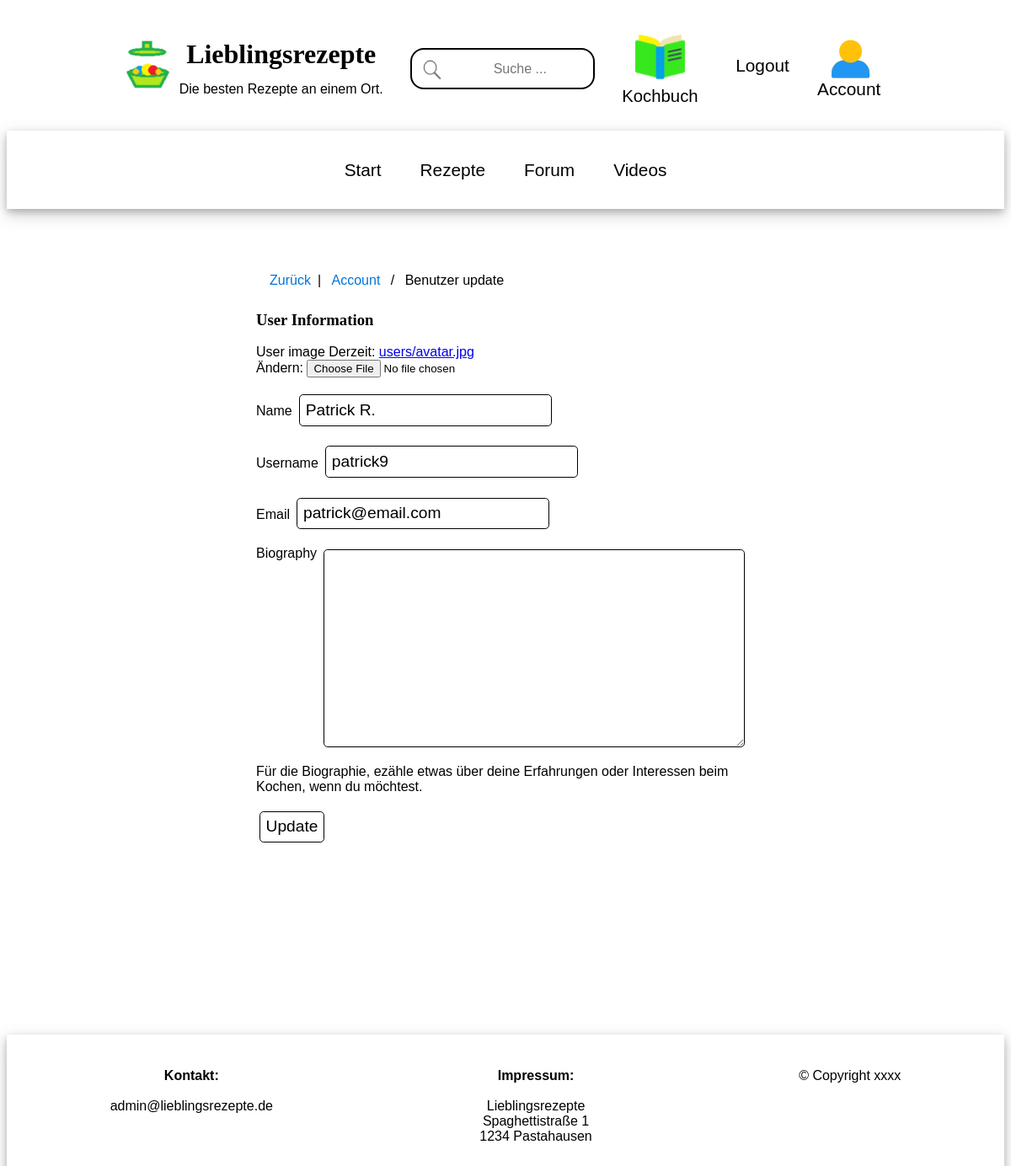
The page /user/update/ (signed in) on the database its author committed.
### user_app/models.py (models this page shows)
class User(AbstractUser):
    name = models.CharField(max_length=200, null=True)
    email = models.EmailField(unique=True, null=True)
    biography = models.TextField(null=True)
    user_image = models.ImageField(null=True, default="users/avatar.jpg", upload_to="users")
    updated = models.DateTimeField(auto_now=True)
    created = models.DateTimeField(auto_now_add=True)
    USERNAME_FIELD = 'email'
    REQUIRED_FIELDS = ['username']

### user_app/views.py (the view)
# urls.py: path('update/', views.updateUser, name="user-update"),
@login_required(login_url='user-login-required')
def updateUser(request):
    user = request.user
    form = UserForm(instance=user)
    if request.method == 'POST':
        form = UserForm(request.POST, request.FILES, instance=user)
        if form.is_valid():
            form.save()
            return redirect('user-profile', pk=user.id)
    return render(request, 'user_app/update_user.html', {'form': form})

### user_app/forms.py
class UserForm(ModelForm):
    class Meta:
        model = User
        fields = ['user_image', 'name', 'username', 'email', 'biography']

### user_app/templates/user_app/update_user.html (shortened to what this page needs)
{% extends 'main.html' %}
{% block content %}
<div class="main-container">
<div class="main-middle-column" style="margin-bottom:10em;">
    <ul class="breadcrumb">
        <li><a href="{{request.META.HTTP_REFERER}}">Zurück</a></li>
        <li><a href="{% url 'user-account' %}">Account</a></li>
        <li>Benutzer update</li>
    </ul>
    <div style="text-align:left">
        <h3>User Information</h3>
         <form class="form" action="" method="POST" enctype="multipart/form-data">
          {% for field in form %}
          <div>
              <p>
            <label>{{field.label}}</label>
            {{field}}
              </p>
          </div>
          {% endfor %}
            Für die Biographie, ezähle etwas über deine Erfahrungen oder Interessen beim Kochen, wenn du möchtest.
             <p>
            <button type="submit" value="update"> Update </button>
            </p>
        </form>
    </div>
</div>
</div>
{% endblock %}

### static/styles/main.css (style rules this page uses)
* { box-sizing: border-box; }
body { font-family: Verdana, sans-serif; font-size: 16px; background-color: white; }
h1, h2, h3, h4, h5, h6 { font-family: Georgia, serif; }
.main-container { display: flex; flex-flow: row wrap; justify-content: center; width: 100%; clear: after; margin-top: 1.25em; }
.main-middle-column { width: 50%; max-width: 200em; margin: 2em; }
button, input[type=submit], input[type=url], textarea, input[type=password], input[type=email], input[type=number], input[type=text], select, .button-like, .button-display { background-color: white; display: inline-block; padding: 0.35em; border: solid; font-size: 1.2em; border-width: 0.1em; border-radius: 0.25em; margin: 0.2em; border-color: black; text-decoration: none; color: blacK; }
ul.breadcrumb { padding: 0.5em 1em; list-style: none; background-color: white; }
ul.breadcrumb li { display: inline; font-size: 1em; }
ul.breadcrumb li:not(:first-child)+li:before { padding: 0.5em; color: black; content: "/\00a0"; }
ul.breadcrumb li:first-child:after { padding: 0.5em; color: black; content: "|"; }
ul.breadcrumb li a { color: #0275d8; text-decoration: none; }

### user_app/templates/user_app/update_user.html (style rules this page uses)
textarea { vertical-align: top; width: 500px; background-color: white; }
input { width: 300px; }

### rows shown on the page
User: form "Patrick R." "patrick9" "patrick@email.com"

### other values the page prints
{{ field.label }} "User image" "Name" "Username" "Email" "Biography"
